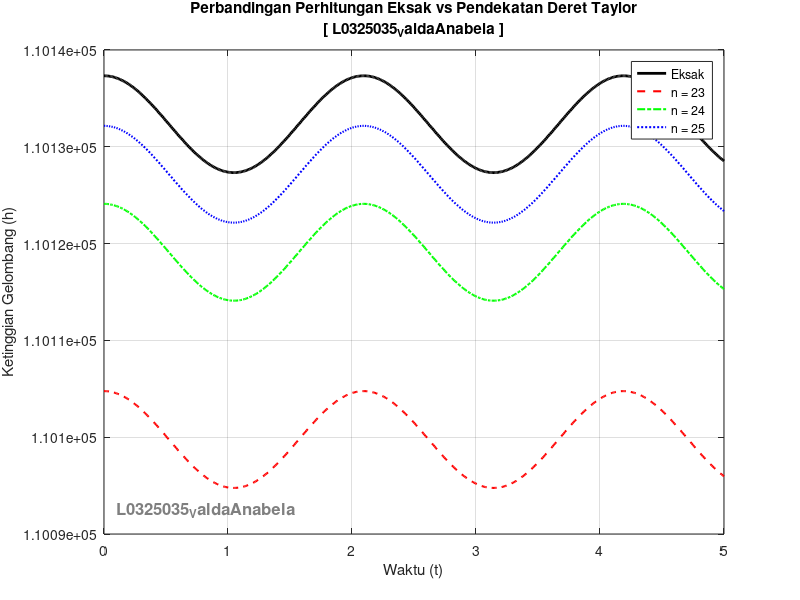

Source code (MATLAB):
% L0325035_ValdaAnabela

WM = 'L0325035_ValdaAnabela';

% 1. Inisialisasi Parameter
h0 = 5;
lambda = 12;
v = 36;
x = 10;
t = linspace(0, 5, 500); % Rentang t dari 0 hingga 5

% 2. Perhitungan Nilai Eksak
theta = (t * v) / lambda; % theta = 3*t
h_eksak = h0 * (cos(theta) + exp(x));

% 3. Perhitungan Pendekatan Deret Taylor (n = 23, 24, 25)
n_vals = [23, 24, 25];
h_approx = zeros(length(n_vals), length(t));

for idx = 1:length(n_vals)
    n = n_vals(idx);

    % Pendekatan cos(theta) dengan n suku
    cos_approx = zeros(size(t));
    for k = 0:(n-1)
        cos_approx = cos_approx + ((-1)^k * (theta).^(2*k)) / factorial(2*k);
    end

    % Pendekatan exp(x) dengan n suku
    exp_approx = 0;
    for k = 0:(n-1)
        exp_approx = exp_approx + (x^k) / factorial(k);
    end

    h_approx(idx, :) = h0 * (cos_approx + exp_approx);
end

% 4. Visualisasi Grafik
figure;
plot(t, h_eksak, 'k-', 'LineWidth', 2, 'DisplayName', 'Eksak'); hold on;
plot(t, h_approx(1,:), 'r--', 'LineWidth', 1.5, 'DisplayName', 'n = 23');
plot(t, h_approx(2,:), 'g-.', 'LineWidth', 1.5, 'DisplayName', 'n = 24');
plot(t, h_approx(3,:), 'b:', 'LineWidth', 1.5, 'DisplayName', 'n = 25');
xlabel('Waktu (t)');
ylabel('Ketinggian Gelombang (h)');
title({'Perbandingan Perhitungan Eksak vs Pendekatan Deret Taylor', ['[ ' WM ' ]']});
legend('Location', 'northeast');
grid on;

text(0.02, 0.05, WM, 'Units', 'normalized', 'FontSize', 12, ...
     'Color', [0.5 0.5 0.5], 'FontWeight', 'bold');

% 5. Analisis Galat Mutlak dan Galat Relatif (%)
fprintf('   HASIL ANALISIS KASUS 1 - %s   \n', WM);
for idx = 1:length(n_vals)
    galat_mutlak = abs(h_eksak - h_approx(idx, :));
    galat_relatif = mean(galat_mutlak ./ h_eksak) * 100;
    fprintf('Rerata Galat Mutlak (n=%d)  : %.6f\n', n_vals(idx), mean(galat_mutlak));
    fprintf('Rerata Galat Relatif (n=%d) : %.8f %%\n', n_vals(idx), galat_relatif);
end
